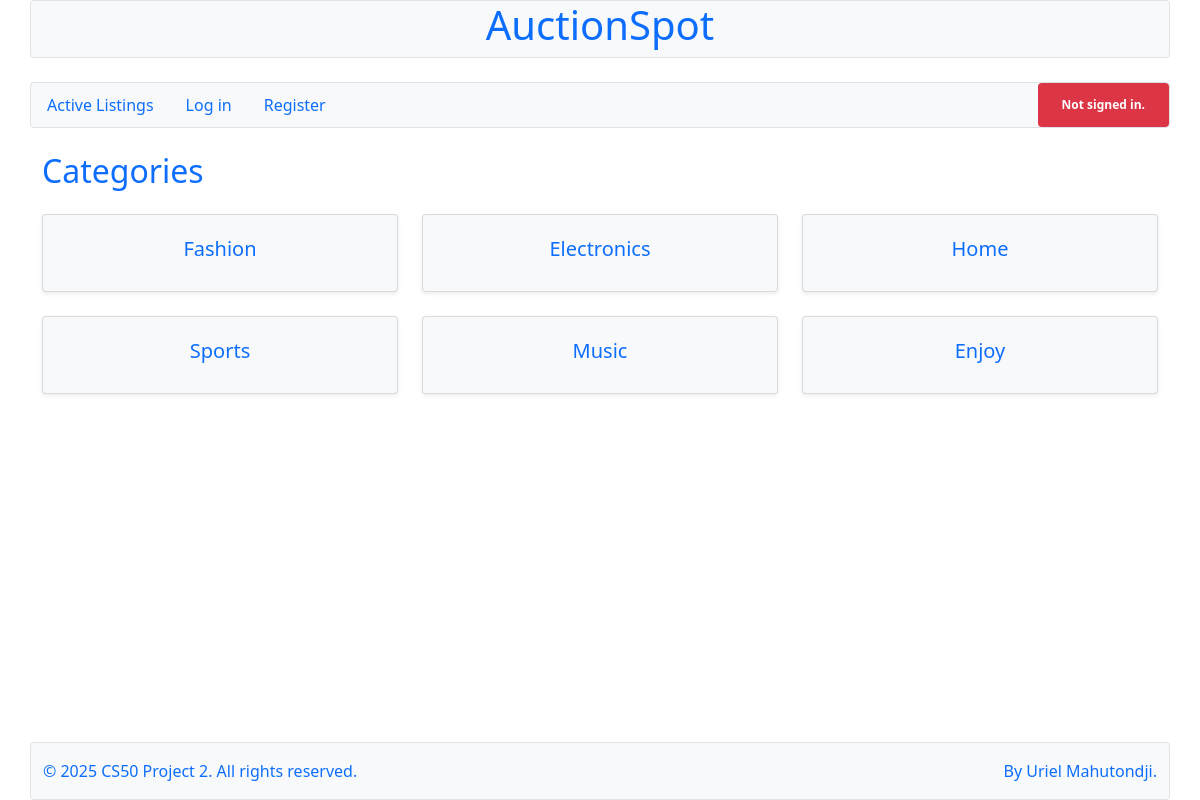
The page /categories on the database its author committed.
### auctions/models.py (models this page shows, shortened)
class Category(models.Model):
    category = models.CharField(max_length=64)

### auctions/views.py (the view)
# urls.py: path("categories", views.categories, name="categories"),
def categories(request):
    categories = Category.objects.all()
    return render(request, "auctions/categories.html", {
        "categories": categories
    })

### auctions/templates/auctions/categories.html (shortened to what this page needs)
{% extends "auctions/layout.html" %}
{% block body %}
    <h2 class="text-primary mb-4">Categories</h2>
    <div class="row row-cols-1 row-cols-md-2 row-cols-lg-3 g-4">
        {% for category in categories %}
            <div class="col">
                <a href="{% url 'category' category.id %}" class="card h-100 bg-light shadow-sm hover-card btn btn-outline-primary stretched-link">
                    <span class="card-body">
                        <h3 class="card-title h5 text-primary">{{ category.category }}</h3>
                    </span>
                </a>
            </div>
        {% empty %}
            <div class="col-12 text-center">
                <p class="lead text-muted">No categories available.</p>
            </div>
        {% endfor %}
    </div>
{% endblock %}

### auctions/templates/auctions/layout.html (shortened to what this page needs)
{% load static %}
<!DOCTYPE html>
<html lang="en">
    <head>
        <link href="https://cdn.jsdelivr.net/npm/bootstrap@5.1.3/dist/css/bootstrap.min.css" rel="stylesheet">
        <link href="{% static 'auctions/styles.css' %}" rel="stylesheet">
    </head>
    <body class="container mt-0 p-0 min-vh-100 d-flex flex-column ">
        <div class="flex-grow-1">
            <h1 class=" text-center text-primary border rounded pb-2 bg-light">AuctionSpot</h1>
            <div class="d-flex justify-content-between bg-light border rounded align-items-center my-4  px-0">
                <ul class="nav nav-pills" id="pills-tab" >
                    <li class="nav-item">
                      <a href="{% url 'index' %}" class="nav-link {% if request.path == '/' or '/details' in request.path %}active{%endif%}" >Active Listings</a>
                    </li>
                    {% if user.is_authenticated %}
                        <li class="nav-item">
                            <a href="{% url 'categories' %}" class="nav-link {% if '/categories' in request.path  %}active{%endif%}" >Categories</a>
                        </li>
                        <li class="nav-item">
                            {% with count_watch=user.user_watchlist.count %}
                                <a href="{% url 'watchlist' %}" class="nav-link {% if '/watchlist' in request.path  %}active{%endif%}" >Watchlist {% if count_watch > 0 %}<span class="badge bg-secondary rounded">{{count_watch}}</span>{% endif %}</a>
                            {% endwith %}
                        </li>
                        <li class="nav-item">
                            <a href="{% url 'create' %}" class="nav-link {% if '/create' in request.path  %}active{%endif%}" >Create Listing</a>
                        </li>
                        <li class="nav-item">
                        <a href="{% url 'logout' %}" class="nav-link" >Logout</a>
                        </li>
                    {% else %}
                        <li class="nav-item">
                            <a href="{% url 'login' %}" class="nav-link {% if '/login' in request.path  %}active{%endif%}">Log in</a>
                        </li>
                        <li class="nav-item">
                            <a href="{% url 'register' %}" class="nav-link {% if '/register' in request.path  %}active{%endif%}" >Register</a>
                        </li>
                    {% endif %}
                </ul>
                <div>
                    {% if user.is_authenticated %}
                        <span class="badge bg-success px-4 py-3">Signed in as <strong>{{ user.username }}</strong>.</span>
                    {% else %}
                        <span class="badge bg-danger px-4 py-3">Not signed in.</span>
                    {% endif %}
                </div>
            </div>
            <div class="container">
                {% block body %}
                {% endblock %}
            </div>
        </div>
        <footer class="bg-light py-3 border rounded border-top mt-auto">
            <div class="container">
                <div class="row align-items-center">
                    <div class="col-md-6 text-center text-md-start">
                        <span class="text-primary">© 2025 CS50 Project 2. All rights reserved.</span>
                    </div>
                    <div class="col-md-6 text-center text-md-end text-primary">
                        By Uriel Mahutondji.
                    </div>
                </div>
            </div>
        </footer>
    </body>
</html>

### auctions/static/auctions/styles.css (style rules this page uses)
body { padding: 0px; }

### rows shown on the page
Category: category "Fashion"
Category: category "Electronics"
Category: category "Home"
Category: category "Sports"
Category: category "Music"
Category: category "Enjoy"
